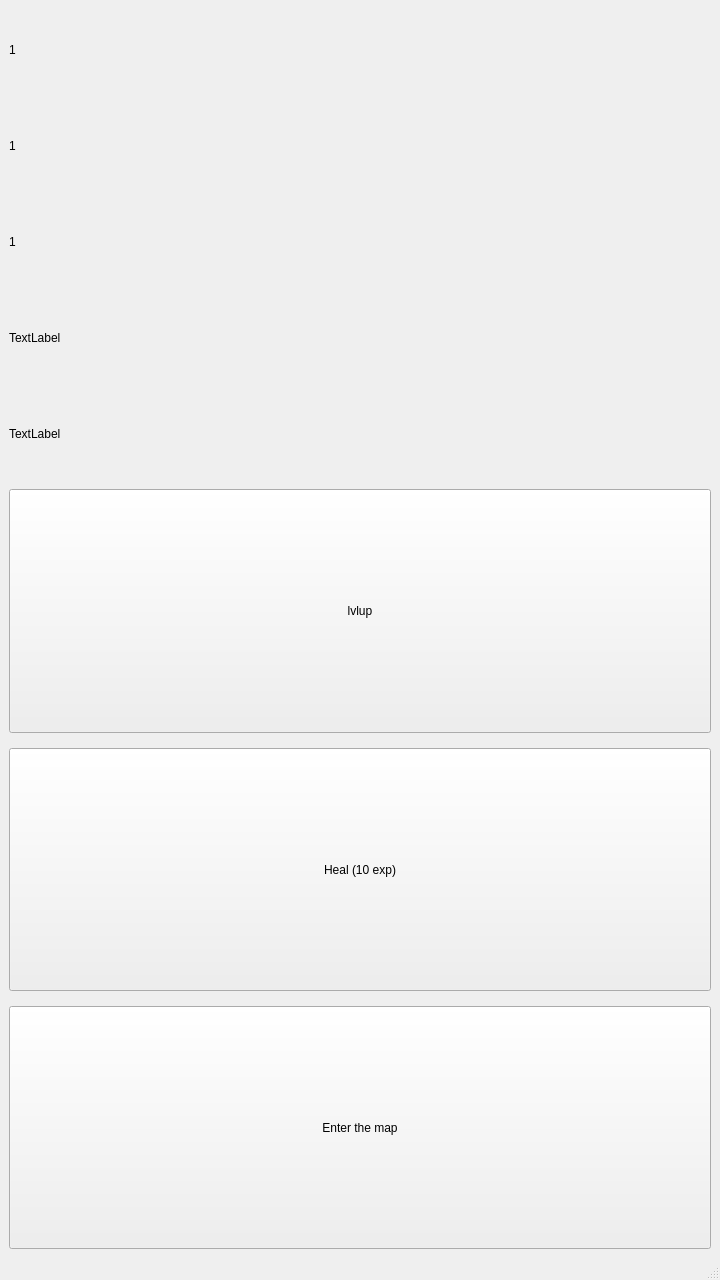
<?xml version="1.0" encoding="UTF-8"?>
<ui version="4.0">
 <class>StartRoom</class>
 <widget class="QMainWindow" name="StartRoom">
  <property name="geometry">
   <rect>
    <x>0</x>
    <y>0</y>
    <width>720</width>
    <height>1280</height>
   </rect>
  </property>
  <property name="windowTitle">
   <string>StartRoom</string>
  </property>
  <widget class="QWidget" name="centralwidget">
   <layout class="QVBoxLayout" name="verticalLayout" stretch="1,1,1,1,1,3,3,3">
    <property name="spacing">
     <number>15</number>
    </property>
    <item>
     <widget class="QLabel" name="label_2">
      <property name="text">
       <string>1</string>
      </property>
     </widget>
    </item>
    <item>
     <widget class="QLabel" name="mina">
      <property name="text">
       <string>1</string>
      </property>
     </widget>
    </item>
    <item>
     <widget class="QLabel" name="maxa">
      <property name="text">
       <string>1</string>
      </property>
     </widget>
    </item>
    <item>
     <widget class="QLabel" name="label_6">
      <property name="text">
       <string>TextLabel</string>
      </property>
     </widget>
    </item>
    <item>
     <widget class="QLabel" name="exp">
      <property name="text">
       <string>TextLabel</string>
      </property>
     </widget>
    </item>
    <item>
     <widget class="QPushButton" name="pushButton_5">
      <property name="sizePolicy">
       <sizepolicy hsizetype="Minimum" vsizetype="Minimum">
        <horstretch>0</horstretch>
        <verstretch>0</verstretch>
       </sizepolicy>
      </property>
      <property name="text">
       <string>lvlup</string>
      </property>
     </widget>
    </item>
    <item>
     <widget class="QPushButton" name="pushButton_6">
      <property name="sizePolicy">
       <sizepolicy hsizetype="Minimum" vsizetype="Minimum">
        <horstretch>0</horstretch>
        <verstretch>0</verstretch>
       </sizepolicy>
      </property>
      <property name="text">
       <string>Heal (10 exp)</string>
      </property>
     </widget>
    </item>
    <item>
     <widget class="QPushButton" name="pushButton">
      <property name="sizePolicy">
       <sizepolicy hsizetype="Minimum" vsizetype="Minimum">
        <horstretch>0</horstretch>
        <verstretch>0</verstretch>
       </sizepolicy>
      </property>
      <property name="text">
       <string>Enter the map</string>
      </property>
     </widget>
    </item>
   </layout>
  </widget>
  <widget class="QMenuBar" name="menubar">
   <property name="geometry">
    <rect>
     <x>0</x>
     <y>0</y>
     <width>720</width>
     <height>21</height>
    </rect>
   </property>
  </widget>
  <widget class="QStatusBar" name="statusbar"/>
 </widget>
 <resources/>
 <connections/>
</ui>
